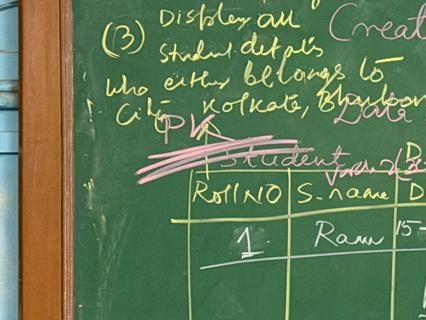
#> input picture samples/sample_board.jpg, 426 x 320 px
$ python -i image_processing.py   (imports and definitions only)
#> lines starting #> are read from the running program, lines starting #| are printed output that depends on the picture; after the words box and inside, x2 and y2 are one past the last pixel; in counts of white or black regions, pixels touching at a corner belong together
#> further down, picture is the input picture: shape (320, 426, 3); mean B, G, R 84.6, 120, 96
import os
import logging
import cv2
import numpy as np
from PIL import Image as PilImage

logger = logging.getLogger(__name__)

# Max dimension for the CNN preprocessing/preview image. OCR uses the original
# image and its own bounded variants so this 960 px ceiling does not erase text.
MAX_DIM = int(os.environ.get("PREPROCESS_MAX_DIM", "960"))

# Hard pixel-count ceiling enforced BEFORE any numpy/cv2 decode to prevent
# decompression bombs (e.g. a 32 MB JPEG that decompresses to 150+ MP).
# 8 MP (e.g. 3264×2448) = 8_000_000 pixels — plenty for board OCR.
MAX_UPLOAD_PIXELS = int(os.environ.get("MAX_UPLOAD_PIXELS", str(8_000_000)))

# OCR gets the original color image first.  These alternatives are intentionally
# conservative: the thresholded variants are useful for evaluation, but are not
# used automatically in production because they can erase chalk strokes.
OCR_VARIANTS = (
    "original_rgb",
    "upscaled",
    "grayscale",
    "clahe",
    "adaptive_threshold",
    "otsu_threshold",
    "lab_clahe",
    "hsv_chalk",
    "perspective_corrected",
)


# [11 lines left out: function _resize_for_ocr, not called in this run]


def _order_quad(points):
    """Return four perspective corners in top-left, top-right, bottom-right, bottom-left order."""
    points = np.asarray(points, dtype=np.float32).reshape(4, 2)
    sums = points.sum(axis=1)
    diffs = np.diff(points, axis=1).reshape(-1)
    return np.array([
        points[np.argmin(sums)],
        points[np.argmin(diffs)],
        points[np.argmax(sums)],
        points[np.argmax(diffs)],
    ], dtype=np.float32)


def _correct_board_perspective(image):
    """Warp a clearly segmented green board surface; leave other images untouched."""
    height, width = image.shape[:2]
#> height = 320; width = 426
    hsv = cv2.cvtColor(image, cv2.COLOR_BGR2HSV)
#> hsv: shape (320, 426, 3); mean H, S, V 55, 101, 127.7
    board_mask = cv2.inRange(hsv, np.array([30, 28, 20]), np.array([105, 255, 205]))
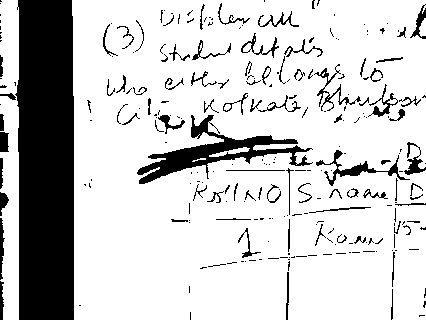
#> board_mask: shape (320, 426); 79.6% white; 251 black regions (167 under 20 px), largest, box (x1, y1, x2, y2) and area: (15, 0, 74, 320) 17570, (137, 115, 313, 184) 3103, (316, 150, 410, 186) 601
    kernel = cv2.getStructuringElement(cv2.MORPH_RECT, (9, 9))
    board_mask = cv2.morphologyEx(board_mask, cv2.MORPH_CLOSE, kernel, iterations=2)
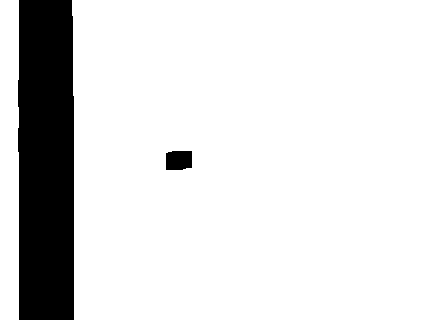
#> board_mask: shape (320, 426); 86.8% white; 2 black regions
    contours, _ = cv2.findContours(board_mask, cv2.RETR_EXTERNAL, cv2.CHAIN_APPROX_SIMPLE)
#> contours = 2 contours; box (x1, y1, x2, y2) and area: (72, 0, 426, 320) 112080, (0, 0, 19, 320) 5691
    if not contours:
        return image.copy(), False

    contour = max(contours, key=cv2.contourArea)
#> contour = [[72, 0], [72, 15], [73, 16], [73, 95], [74, 96], [74, 319], [425, 319], [425, 0]]
    area = cv2.contourArea(contour)
#> area = 112080
    if area < width * height * 0.08:
        return image.copy(), False
    perimeter = cv2.arcLength(contour, True)
#> perimeter = 1342.8
    quad = None
    for epsilon in (0.015, 0.02, 0.03, 0.04):
        candidate = cv2.approxPolyDP(contour, epsilon * perimeter, True)
        if len(candidate) == 4 and cv2.isContourConvex(candidate):
            quad = candidate.reshape(4, 2)
            break
#> this loop made 1 pass
#> quad on pass 1: [[72, 0], [74, 319], [425, 319], [425, 0]]
    if quad is None:
        return image.copy(), False

    source = _order_quad(quad)
#> in _order_quad, `points = np.asarray(points, dtype=np.float32).reshape(4, 2)`: points = [[72, 0], [74, 319], [425, 319], [425, 0]]
#> in _order_quad, `sums = points.sum(axis=1)`: sums = [72, 393, 744, 425]
#> in _order_quad, `diffs = np.diff(points, axis=1).reshape(-1)`: diffs = [-72, 245, -106, -425]
#> source = [[72, 0], [425, 0], [425, 319], [74, 319]]
    top_left, top_right, bottom_right, bottom_left = source
#> top_left = [72, 0]; top_right = [425, 0]; bottom_right = [425, 319]; bottom_left = [74, 319]
    out_width = int(max(np.linalg.norm(bottom_right - bottom_left), np.linalg.norm(top_right - top_left)))
#> out_width = 353
    out_height = int(max(np.linalg.norm(top_right - bottom_right), np.linalg.norm(top_left - bottom_left)))
#> out_height = 319
    if out_width < 64 or out_height < 64:
        return image.copy(), False
    # Avoid turning an unreliable contour into a very large intermediate image.
    scale = min(1.0, 1600 / max(out_width, out_height))
#> scale = 1
    out_width, out_height = max(1, int(out_width * scale)), max(1, int(out_height * scale))
    target = np.array([
        [0, 0], [out_width - 1, 0],
        [out_width - 1, out_height - 1], [0, out_height - 1],
    ], dtype=np.float32)
#> target = [[0, 0], [352, 0], [352, 318], [0, 318]]
    matrix = cv2.getPerspectiveTransform(source, target)
#> matrix = [[0.997, -0.00625, -71.8], [0, 0.991, 0], [0, -1.78e-05, 1]]
    corrected = cv2.warpPerspective(image, matrix, (out_width, out_height), flags=cv2.INTER_CUBIC)
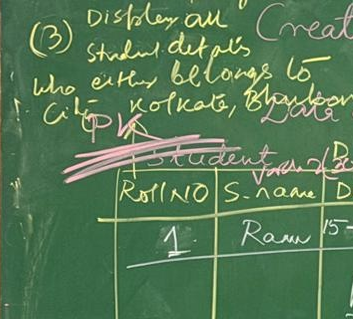
#> corrected: shape (319, 353, 3); mean B, G, R 84.7, 120.6, 85.1
    return corrected, True


# [205 lines left out: functions make_ocr_variant, safe_imread, safe_imwrite, preprocess_image, not called in this run]

>>> import cv2
>>> picture = cv2.imread('../samples/sample_board.jpg')
>>> result = _correct_board_perspective(picture)
